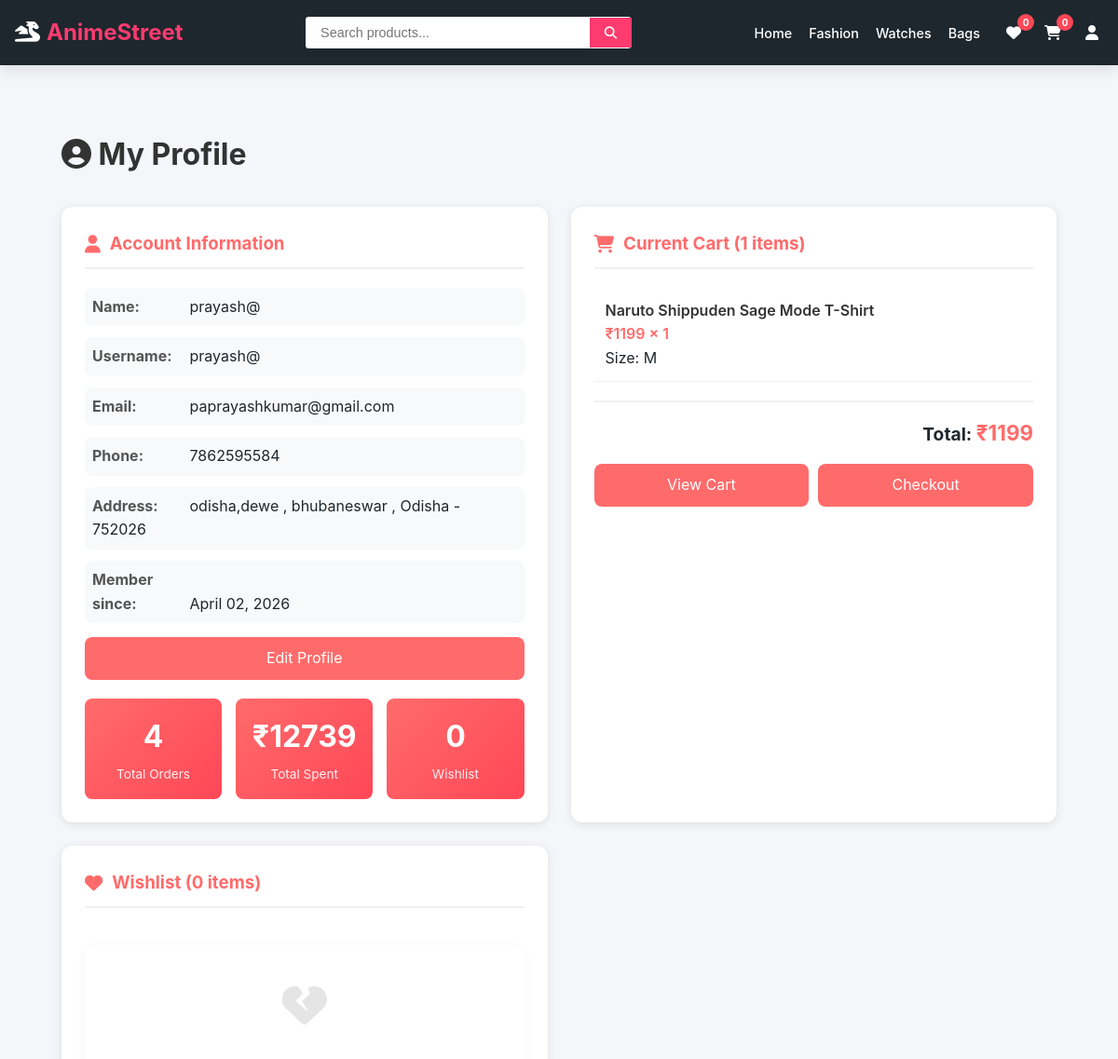
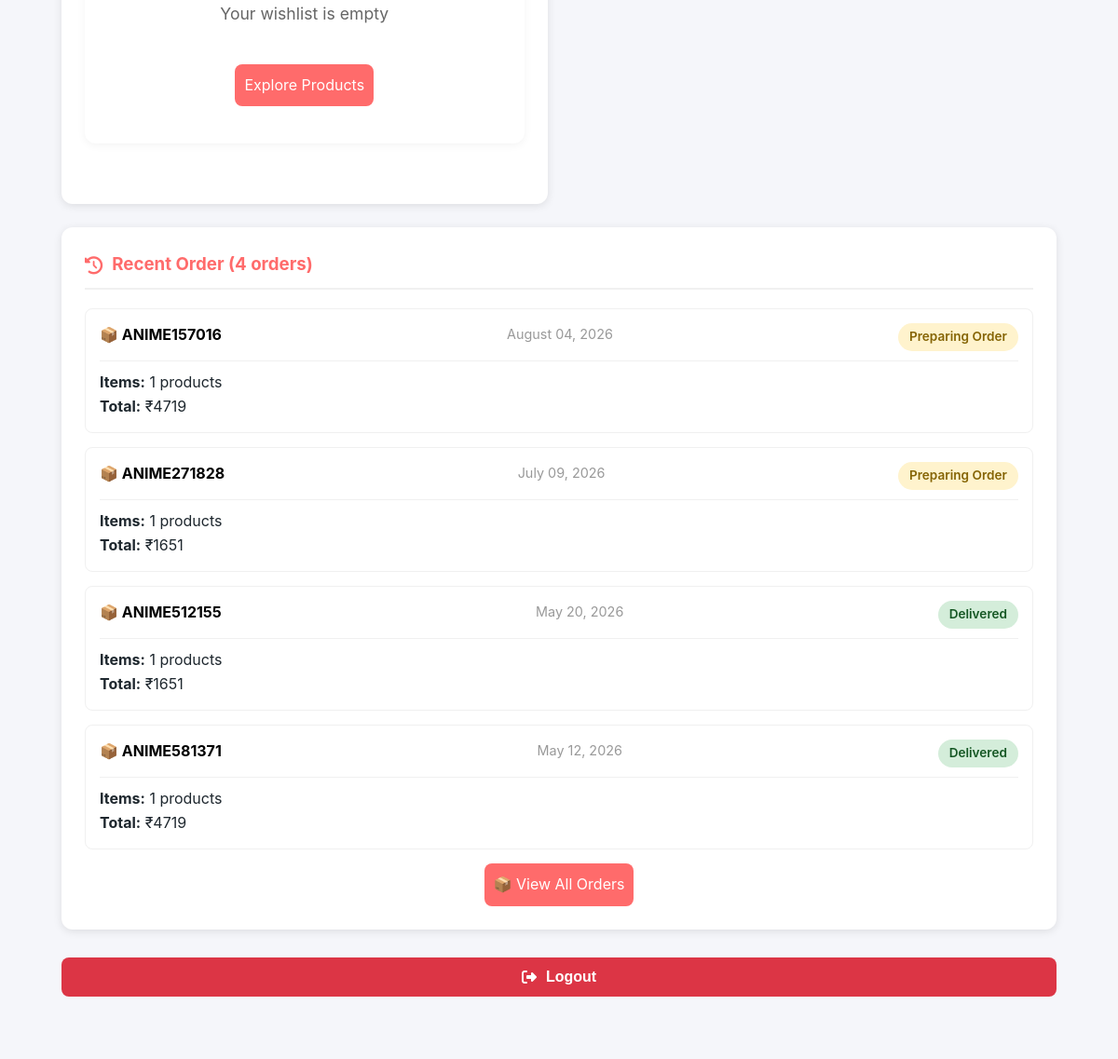
Before: /profile/ (signed in, upper part) with the older database file (2 pictures, top to bottom).
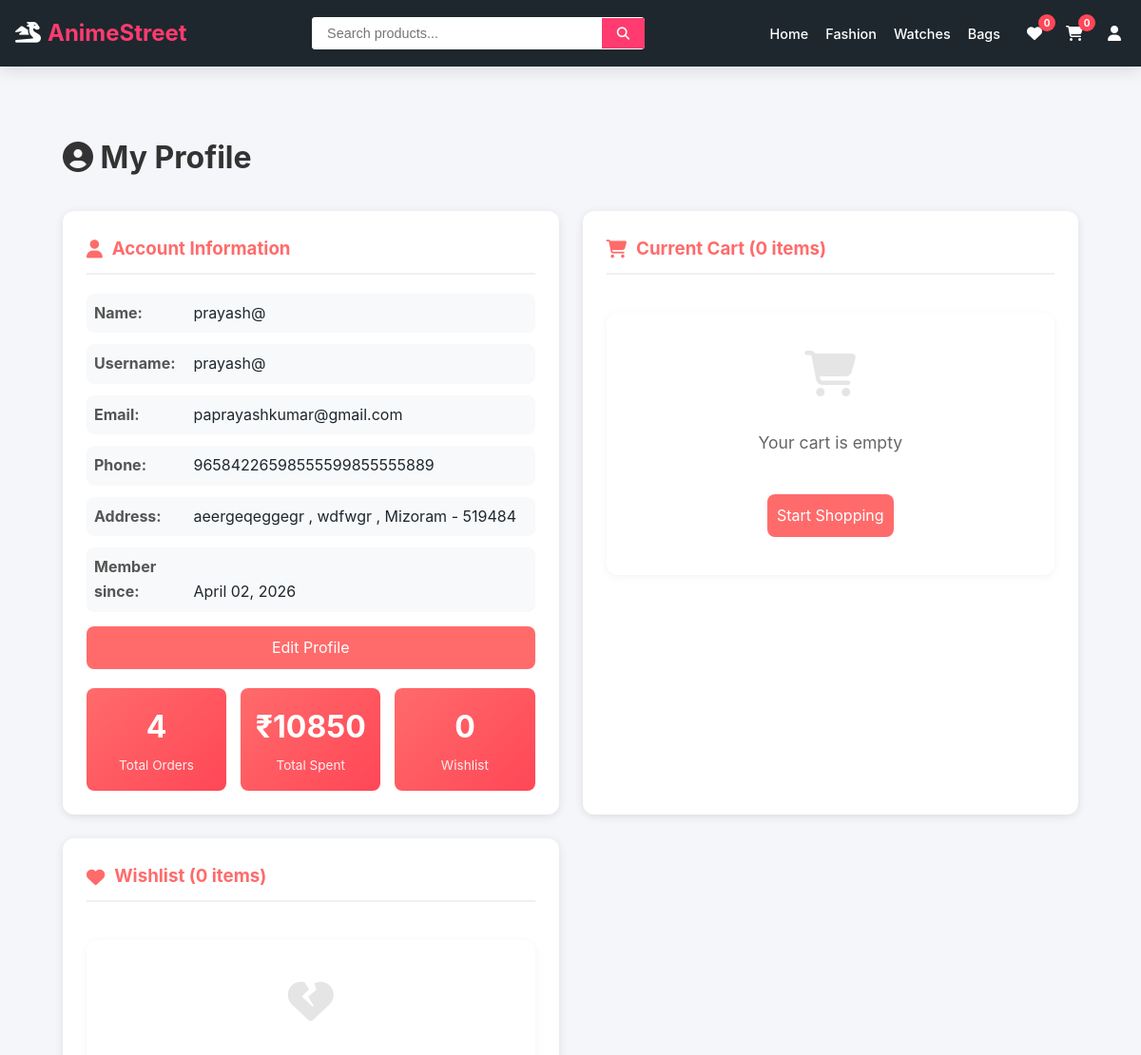
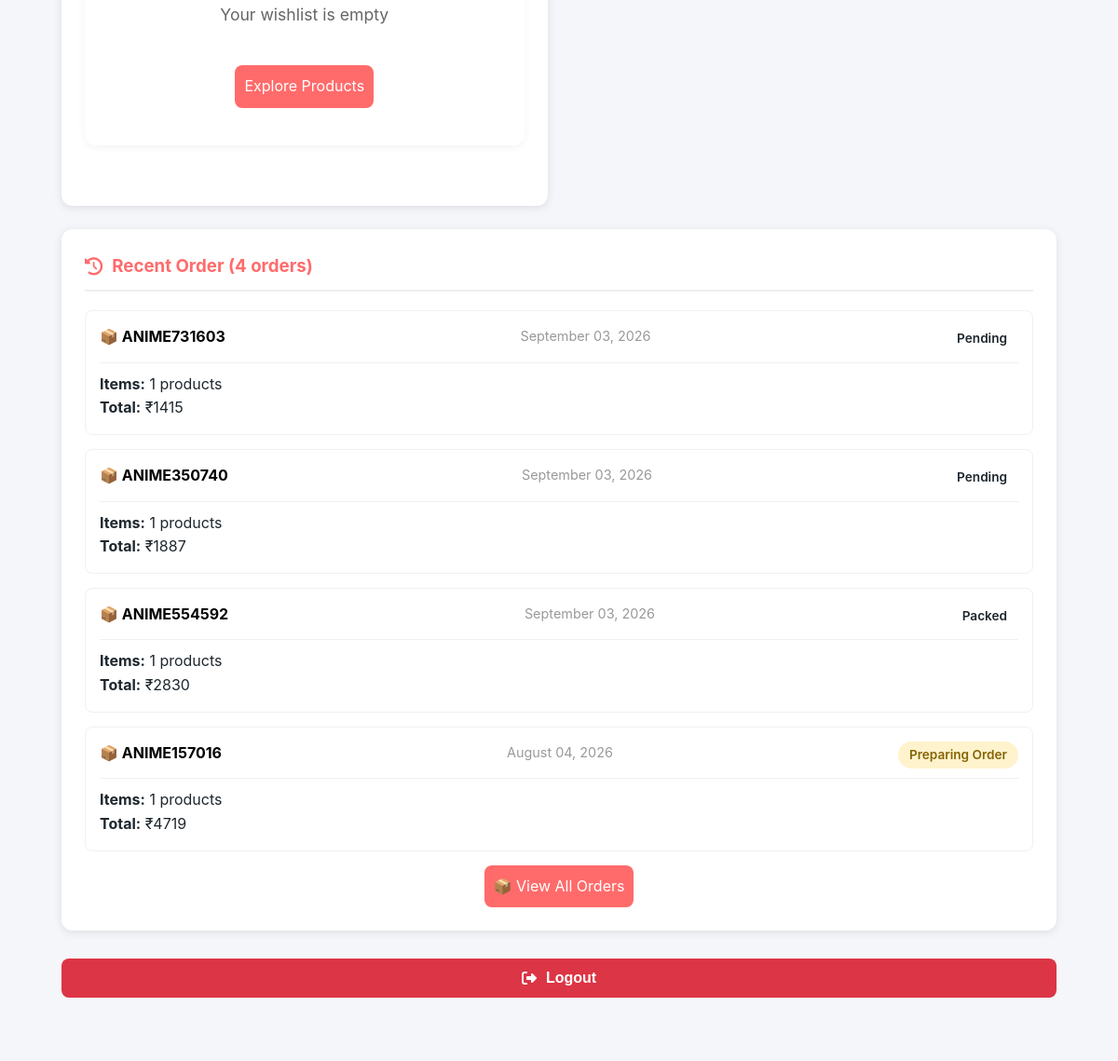
After: the same page with the newer database file (2 pictures, top to bottom).
### shop/models.py (models this page shows, shortened)
class User(AbstractUser):
    phone = models.CharField(max_length=15, blank=True)
    address = models.TextField(blank=True)
    created_at = models.DateTimeField(auto_now_add=True)

class Profile(models.Model):
    user = models.OneToOneField(User, on_delete=models.CASCADE)
    phone = models.CharField(max_length=15, blank=True)
    address = models.TextField(blank=True)
    city = models.CharField(max_length=100, blank=True)
    state = models.CharField(max_length=100, blank=True)
    pincode = models.CharField(max_length=10, blank=True)

class CartItem(models.Model):
    cart = models.ForeignKey(Cart, on_delete=models.CASCADE, related_name='items')
    product = models.ForeignKey(Product, on_delete=models.CASCADE)
    size = models.CharField(max_length=10, default='M')
    quantity = models.PositiveIntegerField(default=1)
    def get_total(self):
        return self.product.price * self.quantity
    class Meta:
        unique_together = ['cart', 'product', 'size']

class Product(models.Model):
    product_id = models.IntegerField(unique=True)
    name = models.CharField(max_length=200)
    price = models.DecimalField(max_digits=10, decimal_places=2)
    category = models.ForeignKey(Category, on_delete=models.CASCADE, related_name='products')
    sub_category = models.CharField(max_length=50, blank=True, null=True)
    type = models.CharField(max_length=100, blank=True)
    image = models.CharField(max_length=500, blank=True, null=True)
    image_url = models.URLField(max_length=500, blank=True, null=True)
    rating = models.DecimalField(max_digits=3, decimal_places=2, default=4.5)
    reviews = models.IntegerField(default=0)
    description = models.TextField(blank=True)
    sizes = models.JSONField(default=list)
    in_stock = models.BooleanField(default=True)
    featured = models.BooleanField(default=False)
    created_at = models.DateTimeField(auto_now_add=True)

class Order(models.Model):
    user = models.ForeignKey(User, on_delete=models.CASCADE)
    total_price = models.DecimalField(max_digits=10, decimal_places=2)
    payment_method = models.CharField(max_length=10, default="COD")
    transaction_id = models.CharField(max_length=100, blank=True, null=True)
    payment_screenshot = models.ImageField(upload_to='payments/', blank=True, null=True)
    payment_status = models.CharField(max_length=20, default="Pending")
    STATUS_CHOICES = [
    ('pending', 'Pending'),
    ('paid', 'Payment Confirmed'),
    ('processing', 'Preparing Order'),
    ('packed', 'Packed'),
    ('shipped', 'Shipped'),
    ('out_for_delivery', 'Out for Delivery'),
    ('delivered', 'Delivered'),
    ]
    status = models.CharField(
    max_length=30,
    choices=STATUS_CHOICES,
    default='pending'
)
    order_id = models.CharField(max_length=20, unique=True, blank=True)
    tracking_id = models.CharField(max_length=100, blank=True, null=True)
    created_at = models.DateTimeField(auto_now_add=True)

### shop/views.py (the view)
# urls.py: path('profile/', views.profile, name='profile'),
@login_required
def profile(request):
    cart, created = Cart.objects.get_or_create(user=request.user)
    wishlist, created = Wishlist.objects.get_or_create(user=request.user)
    orders = Order.objects.filter(user=request.user)\
        .prefetch_related('items')\
        .order_by('-created_at')[:4]
    cart_items = cart.items.select_related('product').all()
    wishlist_items = wishlist.items.select_related('product').all()
    cart_total = cart.get_total()
    total_orders = orders.count()
    total_spent = sum(order.total_price for order in orders)
    context = {
        'user': request.user,
        'cart_items': cart_items,
        'wishlist_items': wishlist_items,
        'orders': orders,
        'cart_total': cart_total,
        'total_orders': total_orders,
        'total_spent': total_spent,
    }
    return render(request, 'shop/profile.html', context)

### shop/context_processors.py (called while the page is built)
def cart_count(request):
    if request.user.is_authenticated:
        try:
            cart, created = Cart.objects.get_or_create(user=request.user)
            count = cart.get_total_items()
        except:
            count = 0
    else:
        count = 0
    return {'cart_count': count}

### shop/models.py (called while the page is built)
    def get_total(self):
        return sum(item.get_total() for item in self.items.all())

    def get_total_items(self):
        return sum(item.quantity for item in self.items.all())

### shop/templates/shop/profile.html (shortened to what the changed rows need)
{% extends 'shop/base.html' %}
{% load static %}
{% block content %}
<div class="container">
    <div class="profile-container">
        <h1><i class="fas fa-user-circle"></i> My Profile</h1>
        <div class="profile-grid">
            <div class="profile-card user-info">
                <h3><i class="fas fa-user"></i> Account Information</h3>
                <p><strong>Name:</strong> {{ user.first_name|default:user.username }}</p>
                <p><strong>Username:</strong> {{ user.username }}</p>
                <p><strong>Email:</strong> {{ user.email }}</p>
                <p><strong>Phone:</strong> {{ user.profile.phone|default:"Not provided" }}</p>
                <p><strong>Address:</strong>
                    {{ user.profile.address|default:"Not provided" }}
                    {% if user.profile.city %}, {{ user.profile.city }}{% endif %}
                    {% if user.profile.state %}, {{ user.profile.state }}{% endif %}
                    {% if user.profile.pincode %} - {{ user.profile.pincode }}{% endif %}
                </p>
                <p><strong>Member since:</strong> {{ user.date_joined|date:"F d, Y" }}</p>
                <div class="action-buttons">
                    <a href="{% url 'shop:edit_profile' %}" class="checkout-btn">
                    </a>
                </div>
                <div class="stats-grid">
                    <div class="stat-box">
                    </div>
                    <div class="stat-box">
                        <div class="stat-number">₹{{ total_spent|floatformat:0 }}</div>
                        <div class="stat-label">Total Spent</div>
                    </div>
                    <div class="stat-box">
                    </div>
                </div>
            </div>
            <div class="profile-card">
                <h3><i class="fas fa-shopping-cart"></i> Current Cart ({{ cart_items|length }} items)</h3>
                {% if cart_items %}
                <div>
                    {% for item in cart_items %}
                    <div class="cart-item">
                        <div class="cart-item-info">
                            <div class="cart-item-name">{{ item.product.name }}</div>
                            <div class="cart-item-price">₹{{ item.product.price|floatformat:0 }} × {{ item.quantity }}
                            </div>
                            <div class="cart-item-size">Size: {{ item.size }}</div>
                        </div>
                        <div class="cart-item-remove"
                            onclick='removeFromCart("{{ item.product.product_id }}", "{{ item.size }}")' <i
                            class="fas fa-trash"></i>
                        </div>
                    </div>
                    {% endfor %}
                    <div class="cart-total">
                        Total: <span>₹{{ cart_total|floatformat:0 }}</span>
                    </div>
                    <div class="action-buttons">
                        <a href="{% url 'shop:cart' %}" class="checkout-btn">View Cart</a>
                        <a href="{% url 'shop:checkout' %}" class="checkout-btn">Checkout</a>
                    </div>
                </div>
                {% else %}
                <div class="empty-state">
                    <i class="fas fa-shopping-cart"></i>
                    <p>Your cart is empty</p>
                    <a href="{% url 'shop:index' %}" class="checkout-btn">Start Shopping</a>
                </div>
                {% endif %}
            </div>
        </div>
        <div class="profile-card" style="margin-top: 25px;">
            {% if orders %}
            <div>
                {% for order in orders|slice:":4" %}
                <div class="order-item">
                    <div class="order-header">
                        <div style="color: black; font-weight: bold;">
                            📦 {{ order.order_id }}
                        </div>
                        <span class="order-date">{{ order.created_at|date:"F d, Y" }}</span>
                        <span class="order-status status-{{ order.status }}">{{ order.get_status_display }}</span>
                    </div>
                    <p><strong>Items:</strong> {{ order.items.count }} products</p>
                    <p><strong>Total:</strong> ₹{{ order.total_price|floatformat:0 }}</p>
                </div>
                {% endfor %}
            </div>
            {% else %}
            <div class="empty-state">
                <i class="fas fa-shopping-bag"></i>
                <p>No orders yet</p>
                <a href="{% url 'shop:index' %}" class="checkout-btn">Start Shopping</a>
            </div>
            {% endif %}
        </div>
    </div>
</div>
{% endblock %}

Changed rows visible on the page:
removed CartItem: product.name "Naruto Shippuden Sage Mode T-Shirt", product.price "1199", quantity "1", size "M"
no longer on this page (row unchanged): Order: order_id "ANIME271828", created_at "July 09, 2026", status "Preparing Order", items.count "1", total_price "1651"
no longer on this page (row unchanged): Order: order_id "ANIME512155", created_at "May 20, 2026", status "Delivered", items.count "1", total_price "1651"
no longer on this page (row unchanged): Order: order_id "ANIME581371", created_at "May 12, 2026", status "Delivered", items.count "1", total_price "4719"
changed User "prayash@": profile.phone "7862595584" → "96584226598555599855555889"; profile.address "odisha,dewe" → "aeergeqeggegr"; profile.city "bhubaneswar" → "wdfwgr"; profile.state "Odisha" → "Mizoram"; profile.pincode "752026" → "519484"
added Order: order_id "ANIME731603", created_at "September 03, 2026", status "Pending", items.count "1", total_price "1415"
added Order: order_id "ANIME350740", created_at "September 03, 2026", status "Pending", items.count "1", total_price "1887"
added Order: order_id "ANIME554592", created_at "September 03, 2026", status "Packed", items.count "1", total_price "2830"
Other visible differences:
{{ total_spent|floatformat:0 }}: "12739" → "10850"
{{ cart_items|length }}: "1" → "0"
{{ cart_total|floatformat:0 }}: "1199" → (not shown)
text no longer shown: "Total: ₹ View Cart Checkout"
text now shown: "Your cart is empty Start Shopping"
